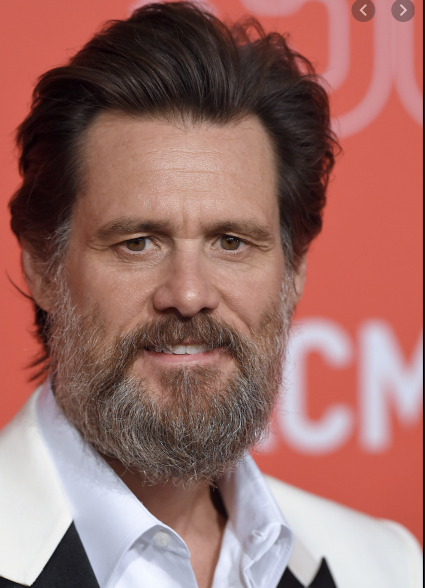
#> input picture HW2/Image1.png, 850 x 1175 px (shown at 1/2 size)
$ jupyter execute --allow-errors HW2-AmirhoseinYari-98109718-Q2.ipynb
#> lines starting #> are read from the running program, lines starting #| are printed output that depends on the picture; long printed decimals are rounded
[cell 1]
import imageio as iio
import numpy as np
from matplotlib import pyplot as plt

[cell 2]
img1 = iio.imread('Image1.png').astype(np.float64)
img2 = iio.imread('Image2.png').astype(np.float64)
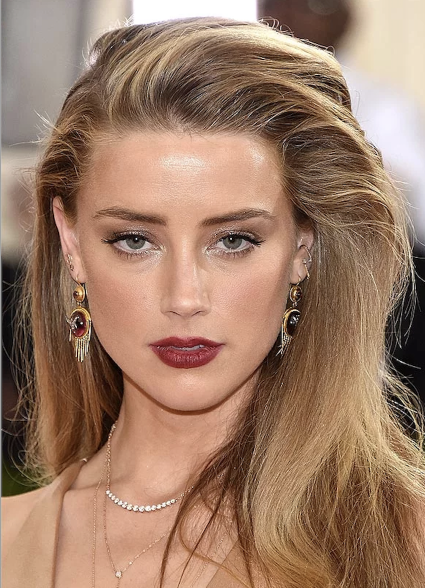
#> input picture HW2/Image2.png, 850 x 1175 px (shown at 1/2 size)
mask = iio.imread('Mask.png').astype(np.float64)
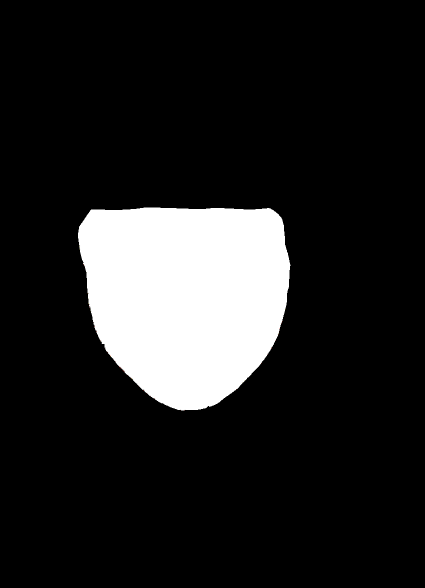
#> input picture HW2/Mask.png, 850 x 1175 px (shown at 1/2 size)
#print((mask[500,300]/255).astype(bool))
#iio.imwrite('Blended.png',img1+(img2-img1)*(mask/255).astype(np.uint8))
img1F = np.fft.fftshift(np.fft.fft2(img1))
img2F = np.fft.fftshift(np.fft.fft2(img2))
maskF = np.fft.fftshift(np.fft.fft2(mask))
print(img1.astype(float).dtype)
#| float64

[cell 3]
def blur(img, sigma):
    (m, n) = img.shape
    H = np.zeros((m, n)) #
    cy, cx = n/2, m/2
    x = np.linspace(0, n, n)
    y = np.linspace(0, m, m)
    X, Y = np.meshgrid(x, y)
    H[:,:] = np.exp(-(((X-cx)/sigma)**2 + ((Y-cy)/sigma)**2))
    imageF = np.fft.fft2(img)
    imageF = np.fft.fftshift(imageF)
    finalF = imageF*H
    final = np.fft.ifft2(np.fft.ifftshift(finalF))
    final = np.real(final)
    N = np.max(img)/np.abs(np.max(final))
    final = final*N
    #print(img[100,100]/np.abs(final[100,100]))
    print(np.max(img)/np.abs(np.max(final)), N)
    #plt.imshow(np.abs(final));
    return final

[cell 4]
img1G = []
img2G = []
maskG = []
(m, n, color) = img1.shape
#> m = 1175; n = 850; color = 4
#> further down, img1 is the input picture: shape (1175, 850, 4); mean R, G, B, A 154.9, 109.4, 104, 255
sigmas = [1000, 600, 400, 300, 250, 220, 200, 190, 180, 170, 160, 150, 100]

img1F = np.fft.fftshift(np.fft.fft2(img1))
img2F = np.fft.fftshift(np.fft.fft2(img2))
maskF = np.fft.fftshift(np.fft.fft2(mask))

#> (the rest of this cell did not finish here and is left out)

#> in blur, `H[:,:] = np.exp(-(((X-cx)/sigma)**2 + ((Y-cy)/sigma)**2))`:
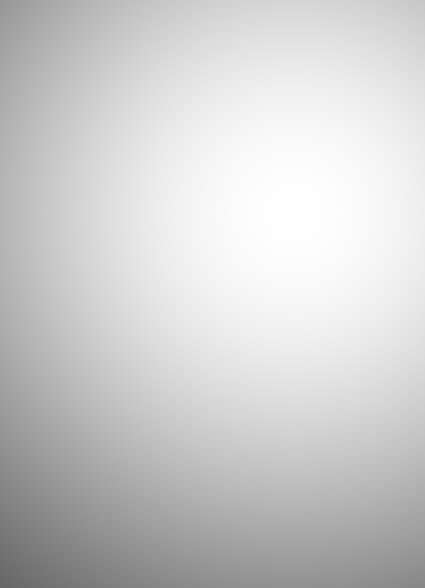
#> H: shape (1175, 850) float64 (shown at 1/2 size); min 0.403, max 1, mean 0.808
#> in blur, `imageF = np.fft.fft2(img)`:
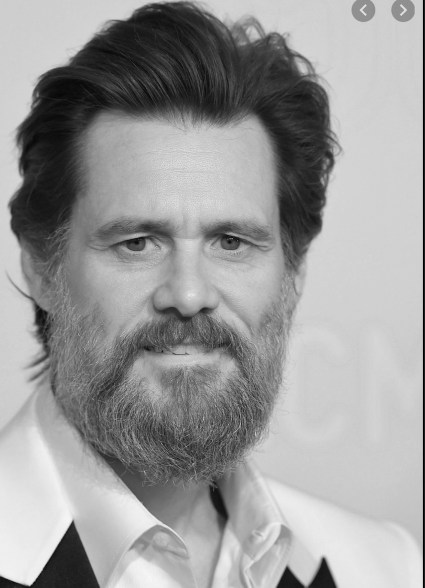
#> img: shape (1175, 850) float64 (shown at 1/2 size); min 0, max 248, mean 154.9
#> in blur, `N = np.max(img)/np.abs(np.max(final))`: N = 1.06
#| 1.0 1.055
    temp[:,:,1] = blur(temp[:,:,1],sigma)
#> call 2 of blur, with sigma = 1000
#> in blur (call 2), `imageF = np.fft.fft2(img)`:
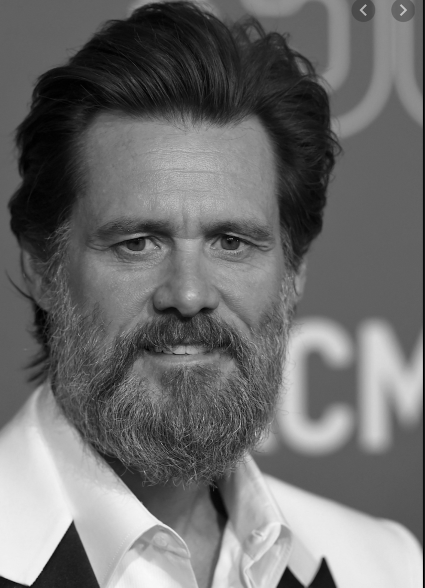
#> img: shape (1175, 850) float64 (shown at 1/2 size); min 0, max 250, mean 109.4
#> in blur (call 2), `N = np.max(img)/np.abs(np.max(final))`: N = 1.05
#| 1.000 1.054
    temp[:,:,2] = blur(temp[:,:,2],sigma)
#> call 3 of blur, with sigma = 1000
#> in blur (call 3), `final = np.real(final)`:
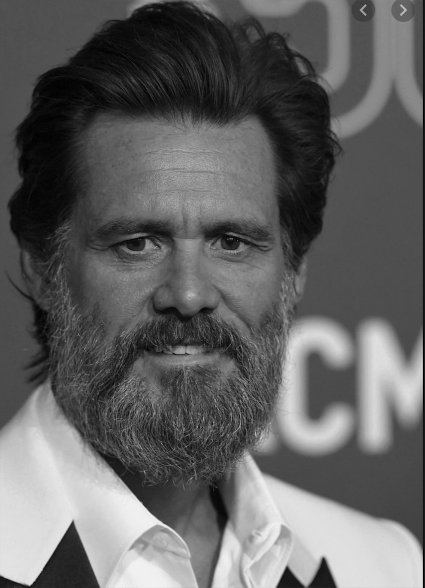
#> final: shape (1175, 850) float64 (shown at 1/2 size); min 0.219, max 242.3, mean 98.7
#| 1.0 1.052
    temp[:,:,3] = blur(temp[:,:,3],sigma)
#> call 4 of blur, with sigma = 1000
#> in blur (call 4), `imageF = np.fft.fft2(img)`:
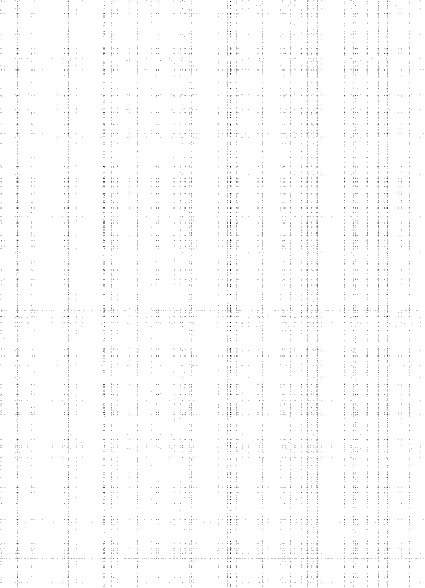
#> img: shape (1175, 850) float64 (shown at 1/2 size); values 254 (black) and 255 (white), 98.9% white; black in thin lines or dots
#| 1.000 1.054
    img1G.append(temp.astype(np.uint8))
    iio.imwrite('tests/bigMasoud'+str(i+1)+'.png',(np.abs(temp)))

    img2 = iio.imread('Image2.png')
    temp = img2.astype(np.float64)
    temp[:,:,0] = blur(temp[:,:,0],sigma)
    temp[:,:,1] = blur(temp[:,:,1],sigma)
    temp[:,:,2] = blur(temp[:,:,2],sigma)
    temp[:,:,3] = blur(temp[:,:,3],sigma)
    img2G.append(temp)

    mask = iio.imread('Mask.png')
    temp = mask.astype(np.float64)
    temp[:,:,0] = blur(temp[:,:,0],sigma)
    temp[:,:,1] = blur(temp[:,:,1],sigma)
    temp[:,:,2] = blur(temp[:,:,2],sigma)
    temp[:,:,3] = blur(temp[:,:,3],sigma)
    #temp = (temp>1).astype(int)
    #temp = temp*255
    maskG.append(temp.astype(np.uint8))
